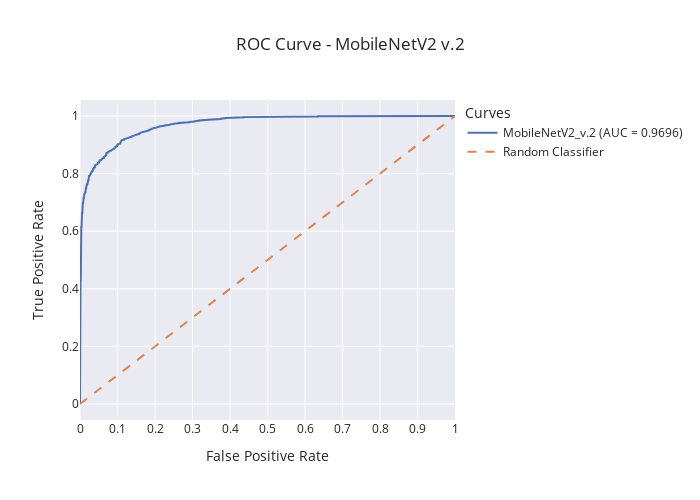

Here is the notebook cell this chart was saved with:
### Code cell
import plotly.graph_objects as go
from sklearn.metrics import auc, roc_curve

y_true = test_images.labels

# Calcular la curva ROC
fpr, tpr, thresholds = roc_curve(y_true, y_pred_prob)
roc_auc = auc(fpr, tpr)

# Graficar la curva ROC
fig = go.Figure()

# Curva ROC
fig.add_trace(
    go.Scatter(
        x=fpr, y=tpr, mode="lines", name=f"{model_name}_{version} (AUC = {roc_auc:.4f})"
    )
)

# Línea de referencia (Random Guess)
fig.add_trace(
    go.Scatter(
        x=[0, 1],
        y=[0, 1],
        mode="lines",
        name="Random Classifier",
        line=dict(dash="dash"),
    )
)

# Configurar diseño
fig.update_layout(
    # Receiver Operating Characteristic (ROC)
    title=f"ROC Curve - {model_name} {version}",
    xaxis_title="False Positive Rate",
    yaxis_title="True Positive Rate",
    legend_title="Curves",
    template="seaborn",
    width=700,
    height=500,
    xaxis=dict(
        tickmode="linear",
        tick0=0,
        dtick=0.1,
    ),
)

# Mostrar la gráfica
fig.show()
fig.write_image(f"./reports/figures/roc_curve/{complete_name}_test.png")

### Figure 1 — Plotly figure (JSON) as saved in the notebook; plotly's stock layout.template omitted (floating-point values rounded to 4 significant figures; data arrays with more than 128 entries replaced by an {"elided": "..."} marker saying what was removed)
{"data": [{"mode": "lines", "name": "MobileNetV2_v.2 (AUC = 0.9696)", "type": "scatter", "x": {"elided": "614 float values"}, "y": {"elided": "614 float values"}}, {"line": {"dash": "dash"}, "mode": "lines", "name": "Random Classifier", "type": "scatter", "x": [0, 1], "y": [0, 1]}], "layout": {"height": 500, "legend": {"title": {"text": "Curves"}}, "title": {"text": "ROC Curve - MobileNetV2 v.2"}, "width": 700, "xaxis": {"dtick": 0.1, "tick0": 0, "tickmode": "linear", "title": {"text": "False Positive Rate"}}, "yaxis": {"title": {"text": "True Positive Rate"}}}}
